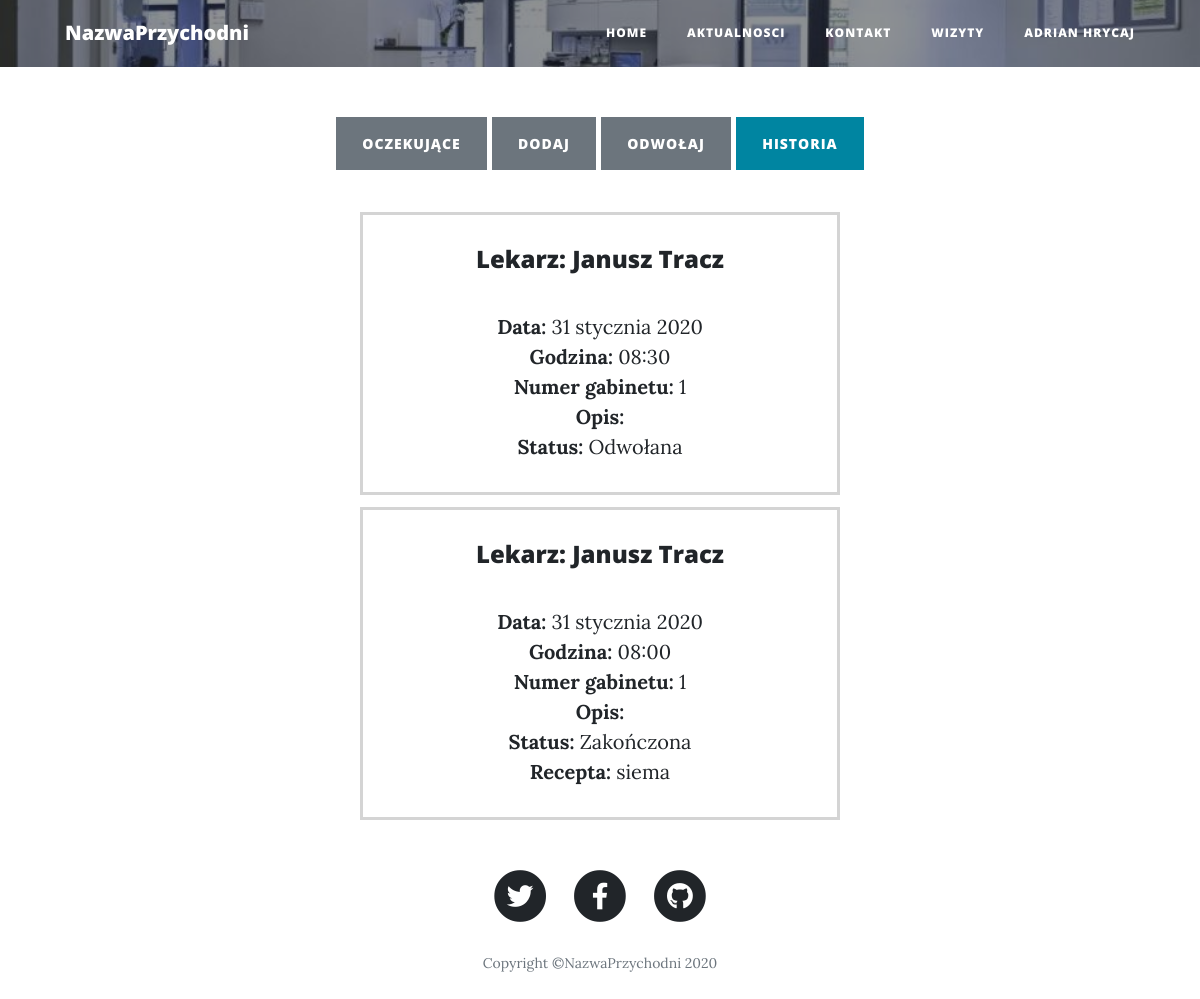
/wizyty/historia (signed in), run on the app's committed database.
### wizyty/models.py (models this page shows)
class Wizyty(models.Model):
    pacjent = models.ForeignKey(Pacjenci, on_delete=models.CASCADE)
    lekarz = models.ForeignKey(Lekarze, on_delete=models.CASCADE)
    opis = models.CharField(max_length=100, blank=True, null=True)
    data = models.DateField()
    godzina = models.TimeField(choices=GODZINY_LISTA)
    status = models.CharField(choices=STATUS, default='Oczekująca', max_length=20)
    recepta = models.CharField(max_length=200, blank=True, null=True)

### lekarze/models.py (models this page shows, shortened)
class Lekarze(models.Model):
    uzytkownik = models.ForeignKey(User, on_delete=models.CASCADE)
    specjalizacja = models.CharField(max_length=25)
    numer_gabinetu = models.IntegerField(validators=[MinValueValidator(1)])
    terminy = []
    aktywny = models.BooleanField(default=True)

### wizyty/views.py (the view)
# urls.py: path('wizyty/historia', wizyty_historia_view, name='wizyty_historia'),
@login_required
@user_passes_test(lambda u: u.groups.filter(name='pacjent').exists() or u.groups.filter(name='lekarz').exists() or u.is_superuser, redirect_field_name='#')
def wizyty_historia_view(request):
    wiadomosc = "<h4>Brak wizyt w historii</h4>"
    queryset = Wizyty.objects.all()
    context = {
        "object_list": queryset,
        "wiadomosc": wiadomosc,
    }
    return render(request, "historia_wizyt.html", context)

### przychodnia_lekarska/templatetags/auth_extras.py (called while the page is built)
@register.filter(name='has_group')
def has_group(user, group_name):
    group = Group.objects.get(name=group_name)
    return True if group in user.groups.all() else False

### wizyty/templates/historia_wizyt.html (shortened to what this page needs)
{% extends "base.html" %}
{% load auth_extras %}
{% block content %}
    <div style="text-align: center;">
        <a href="/wizyty/oczekujace" class="btn btn-secondary">Oczekujące</a>
        {% if request.user|has_group:"pacjent"%}
        <a href="/wizyty/dodaj" class="btn btn-secondary">Dodaj</a>
        {% endif %}
        {% if request.user|has_group:"lekarz"%}
        <a href="/wizyty/zarzadzaj" class="btn btn-secondary">Zarzadzaj</a>
        {% else %}
        <a href="/wizyty/odwolaj" class="btn btn-secondary">Odwołaj</a>
    {% endif %}
        <a href="/wizyty/historia" class="btn btn-primary">Historia</a>
    </div>
    <div style="text-align: center;">
    <br>
        {% for object in object_list %}
            {% if request.user.is_superuser and object.status != 'Oczekująca'%}
                <style>
                    #wiadomosc {
                      display: none;
                    }
                </style>
                <div style="border: rgba(0,0,0,0.17) solid; margin-top: 1%; margin-left: 30%; margin-right: 30%">
                <br>
                    <h4>Lekarz: {{ object.lekarz.uzytkownik.first_name }} {{ object.lekarz.uzytkownik.last_name }}</h4>
                 <h4>Pacjent: {{ object.pacjent.first_name }} {{ object.pacjent.last_name }} </h4>
                    <br><b>Data:</b> {{ object.data }}
                    <br><b>Godzina:</b> {{ object.godzina }}
                    <br><b>Numer gabinetu:</b> {{ object.lekarz.numer_gabinetu }}
                    <br><b>Opis:</b> {{ object.opis }}
                    <br><b>Status:</b> {{ object.status }}
                    {% if object.status == 'Zakończona'%}
                        <br><b>Recepta:</b> {{ object.recepta }}
                        {% endif %}
                <br><br>
                 </div>
            {% elif request.user|has_group:"pacjent" and object.pacjent.id == user.id and object.status != 'Oczekująca'%}
                <div style="border: rgba(0,0,0,0.17) solid; margin-top: 1%; margin-left: 30%; margin-right: 30%">
                <br>
                    <h4>Lekarz: {{ object.lekarz.uzytkownik.first_name }} {{ object.lekarz.uzytkownik.last_name }}</h4>
                    <br><b>Data:</b> {{ object.data }}
                    <br><b>Godzina:</b> {{ object.godzina }}
                    <br><b>Numer gabinetu:</b> {{ object.lekarz.numer_gabinetu }}
                    <br><b>Opis:</b> {{ object.opis }}
                    <br><b>Status:</b> {{ object.status }}
                    {% if object.status == 'Zakończona'%}
                        <br><b>Recepta:</b> {{ object.recepta }}
                        {% endif %}
                <br><br>
                 </div>
            {% endif %}
        {% endfor %}
    </div>
{% endblock %}

### templates/base.html (shortened to what this page needs)
<!doctype html>
<html lang="pl">
{% load auth_extras %}
<head>
    {% load static %}
    <link href="{% static 'vendor/bootstrap/css/bootstrap.min.css' %}" rel="stylesheet">
    <link href="{% static 'vendor/fontawesome-free/css/all.min.css' %}" rel="stylesheet" type="text/css">
    <link href="{% static 'css/clean-blog.min.css' %}" rel="stylesheet">
</head>
<body>
<nav class="navbar navbar-expand-lg navbar-light fixed-top" id="mainNav">
    <div class="container">
        <a class="navbar-brand" href="/">NazwaPrzychodni</a>
        <div class="collapse navbar-collapse" id="navbarResponsive">
            <ul class="navbar-nav ml-auto">
                {% if user.is_superuser %}
                    <li class="nav-item">
                        <a href="/admin" class="nav-link">Panel administracyjny</a>
                    </li>
                    <li class="nav-item">
                        <a href="/wizyty/generuj_raport" class="nav-link">Raporty</a>
                    </li>
                    <br>
                    <li class="nav-item">
                        <a href="/lekarze/wyswietl" class="nav-link">Lekarze</a>
                    </li>
                    <br>
                {% else %}
                    <li class="nav-item">
                        <a class="nav-link" href="/">Home</a>
                    </li>
                    <li class="nav-item">
                        <a class="nav-link" href="/">Aktualnosci</a>
                    </li>
                    <li class="nav-item">
                        <a class="nav-link" href="/">Kontakt</a>
                    </li>
                {% endif %}
                {% if user.is_authenticated %}
                        <li class="nav-item">
                            <a href="/wizyty/oczekujace" class="nav-link">Wizyty</a>
                        </li>
                    {% if user.is_superuser %}
                        <li class="nav-item">
                        <a href="/accounts/logout" class="nav-link">Wyloguj</a>
                    </li>
                        {% else %}
                        <li class="nav-item">
                        <a href="/konto" class="nav-link">{{ user.first_name}} {{ user.last_name}}</a>
                    </li>
                        {% endif %}
                {% endif %}
            </ul>
        </div>
    </div>
</nav>
{% block header %}
    <header class="masthead" style="background-image: url({% static 'img/home-bg.jpg' %})">
        <div class="overlay"></div>
        <div class="container">
            <div class="row">
                <div class="col-lg-8 col-md-10 mx-auto" style="height: 67px"></div>
            </div>
        </div>
    </header>
{% endblock %}
{% block content %}
{% endblock %}
<footer>
    <div class="container">
        <div class="row">
            <div class="col-lg-8 col-md-10 mx-auto">
                <ul class="list-inline text-center">
                    <li class="list-inline-item">
                        <a href="#">
                <span class="fa-stack fa-lg">
                  <i class="fas fa-circle fa-stack-2x"></i>
                  <i class="fab fa-twitter fa-stack-1x fa-inverse"></i>
                </span>
                        </a>
                    </li>
                    <li class="list-inline-item">
                        <a href="#">
                <span class="fa-stack fa-lg">
                  <i class="fas fa-circle fa-stack-2x"></i>
                  <i class="fab fa-facebook-f fa-stack-1x fa-inverse"></i>
                </span>
                        </a>
                    </li>
                    <li class="list-inline-item">
                        <a href="#">
                <span class="fa-stack fa-lg">
                  <i class="fas fa-circle fa-stack-2x"></i>
                  <i class="fab fa-github fa-stack-1x fa-inverse"></i>
                </span>
                        </a>
                    </li>
                </ul>
                <p class="copyright text-muted">Copyright &copy;NazwaPrzychodni 2020</p>
            </div>
        </div>
    </div>
</footer>
</body>
</html>

### data on the page
Wizyty: lekarz.uzytkownik.first_name "Janusz", lekarz.uzytkownik.last_name "Tracz", data "31 stycznia 2020", godzina "08:30", lekarz.numer_gabinetu "1", status "Odwołana"
Wizyty: lekarz.uzytkownik.first_name "Janusz", lekarz.uzytkownik.last_name "Tracz", data "31 stycznia 2020", godzina "08:00", lekarz.numer_gabinetu "1", status "Zakończona", recepta "siema"

### other printed values
{{ user.first_name }} "ADRIAN"
{{ user.last_name }} "HRYCAJ"
